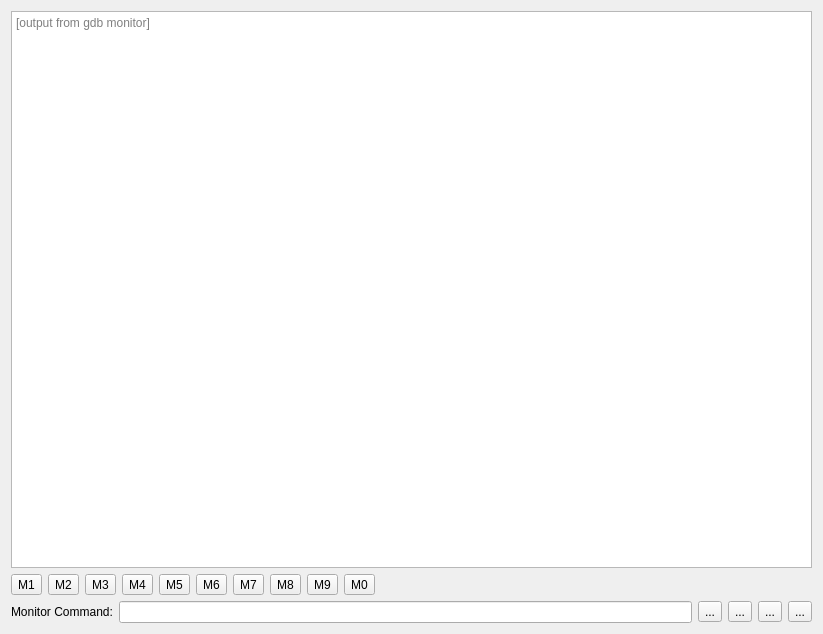
<?xml version="1.0" encoding="UTF-8"?>
<ui version="4.0">
 <class>SeerGdbMonitorWidgetForm</class>
 <widget class="QWidget" name="SeerGdbMonitorWidgetForm">
  <property name="geometry">
   <rect>
    <x>0</x>
    <y>0</y>
    <width>823</width>
    <height>634</height>
   </rect>
  </property>
  <property name="windowTitle">
   <string>Seer - Gdb Monitor</string>
  </property>
  <layout class="QVBoxLayout" name="verticalLayout">
   <item>
    <widget class="QPlainTextEdit" name="textEdit">
     <property name="readOnly">
      <bool>true</bool>
     </property>
     <property name="placeholderText">
      <string>[output from gdb monitor]</string>
     </property>
    </widget>
   </item>
   <item>
    <layout class="QHBoxLayout" name="horizontalLayout">
     <item>
      <widget class="SeerMacroToolButton" name="m1ToolButton">
       <property name="toolTip">
        <string>M1 macro. Click to execute. Hold down to edit.</string>
       </property>
       <property name="text">
        <string>M1</string>
       </property>
       <attribute name="buttonGroup">
        <string notr="true">macroButtonGroup</string>
       </attribute>
      </widget>
     </item>
     <item>
      <widget class="SeerMacroToolButton" name="m2ToolButton">
       <property name="toolTip">
        <string>M2 macro. Click to execute. Hold down to edit.</string>
       </property>
       <property name="text">
        <string>M2</string>
       </property>
       <attribute name="buttonGroup">
        <string notr="true">macroButtonGroup</string>
       </attribute>
      </widget>
     </item>
     <item>
      <widget class="SeerMacroToolButton" name="m3ToolButton">
       <property name="toolTip">
        <string>M3 macro. Click to execute. Hold down to edit.</string>
       </property>
       <property name="text">
        <string>M3</string>
       </property>
       <attribute name="buttonGroup">
        <string notr="true">macroButtonGroup</string>
       </attribute>
      </widget>
     </item>
     <item>
      <widget class="SeerMacroToolButton" name="m4ToolButton">
       <property name="toolTip">
        <string>M4 macro. Click to execute. Hold down to edit.</string>
       </property>
       <property name="text">
        <string>M4</string>
       </property>
       <attribute name="buttonGroup">
        <string notr="true">macroButtonGroup</string>
       </attribute>
      </widget>
     </item>
     <item>
      <widget class="SeerMacroToolButton" name="m5ToolButton">
       <property name="toolTip">
        <string>M5 macro. Click to execute. Hold down to edit.</string>
       </property>
       <property name="text">
        <string>M5</string>
       </property>
       <attribute name="buttonGroup">
        <string notr="true">macroButtonGroup</string>
       </attribute>
      </widget>
     </item>
     <item>
      <widget class="SeerMacroToolButton" name="m6ToolButton">
       <property name="toolTip">
        <string>M6 macro. Click to execute. Hold down to edit.</string>
       </property>
       <property name="text">
        <string>M6</string>
       </property>
       <attribute name="buttonGroup">
        <string notr="true">macroButtonGroup</string>
       </attribute>
      </widget>
     </item>
     <item>
      <widget class="SeerMacroToolButton" name="m7ToolButton">
       <property name="toolTip">
        <string>M7 macro. Click to execute. Hold down to edit.</string>
       </property>
       <property name="text">
        <string>M7</string>
       </property>
       <attribute name="buttonGroup">
        <string notr="true">macroButtonGroup</string>
       </attribute>
      </widget>
     </item>
     <item>
      <widget class="SeerMacroToolButton" name="m8ToolButton">
       <property name="toolTip">
        <string>M8 macro. Click to execute. Hold down to edit.</string>
       </property>
       <property name="text">
        <string>M8</string>
       </property>
       <attribute name="buttonGroup">
        <string notr="true">macroButtonGroup</string>
       </attribute>
      </widget>
     </item>
     <item>
      <widget class="SeerMacroToolButton" name="m9ToolButton">
       <property name="toolTip">
        <string>M9 macro. Click to execute. Hold down to edit.</string>
       </property>
       <property name="text">
        <string>M9</string>
       </property>
       <attribute name="buttonGroup">
        <string notr="true">macroButtonGroup</string>
       </attribute>
      </widget>
     </item>
     <item>
      <widget class="SeerMacroToolButton" name="m0ToolButton">
       <property name="toolTip">
        <string>M0 macro. Click to execute. Hold down to edit.</string>
       </property>
       <property name="text">
        <string>M0</string>
       </property>
       <attribute name="buttonGroup">
        <string notr="true">macroButtonGroup</string>
       </attribute>
      </widget>
     </item>
     <item>
      <spacer name="horizontalSpacer">
       <property name="orientation">
        <enum>Qt::Horizontal</enum>
       </property>
       <property name="sizeHint" stdset="0">
        <size>
         <width>40</width>
         <height>20</height>
        </size>
       </property>
      </spacer>
     </item>
    </layout>
   </item>
   <item>
    <layout class="QHBoxLayout" name="horizontalLayout_2">
     <item>
      <widget class="QLabel" name="monitorCommandLabel">
       <property name="text">
        <string>Monitor Command:</string>
       </property>
      </widget>
     </item>
     <item>
      <widget class="QHistoryLineEdit" name="monitorCommandLineEdit">
       <property name="sizePolicy">
        <sizepolicy hsizetype="Expanding" vsizetype="Fixed">
         <horstretch>100</horstretch>
         <verstretch>0</verstretch>
        </sizepolicy>
       </property>
       <property name="toolTip">
        <string>Enter a GDB monitor command.</string>
       </property>
       <property name="clearButtonEnabled">
        <bool>true</bool>
       </property>
      </widget>
     </item>
     <item>
      <widget class="QToolButton" name="clearToolButton">
       <property name="toolTip">
        <string>Clear monitor output.</string>
       </property>
       <property name="text">
        <string>...</string>
       </property>
       <property name="icon">
        <iconset resource="resource.qrc">
         <normaloff>:/seer/resources/RelaxLightIcons/edit-delete.svg</normaloff>:/seer/resources/RelaxLightIcons/edit-delete.svg</iconset>
       </property>
      </widget>
     </item>
     <item>
      <widget class="QToolButton" name="printToolButton">
       <property name="toolTip">
        <string>Print the monitor contents.</string>
       </property>
       <property name="text">
        <string>...</string>
       </property>
       <property name="icon">
        <iconset resource="resource.qrc">
         <normaloff>:/seer/resources/RelaxLightIcons/document-print.svg</normaloff>:/seer/resources/RelaxLightIcons/document-print.svg</iconset>
       </property>
      </widget>
     </item>
     <item>
      <widget class="QToolButton" name="saveToolButton">
       <property name="toolTip">
        <string>Save the monitor contents.</string>
       </property>
       <property name="text">
        <string>...</string>
       </property>
       <property name="icon">
        <iconset resource="resource.qrc">
         <normaloff>:/seer/resources/RelaxLightIcons/document-save-as.svg</normaloff>:/seer/resources/RelaxLightIcons/document-save-as.svg</iconset>
       </property>
      </widget>
     </item>
     <item>
      <widget class="QToolButton" name="helpToolButton">
       <property name="toolTip">
        <string>Help for the GDB monitor.</string>
       </property>
       <property name="text">
        <string>...</string>
       </property>
       <property name="icon">
        <iconset resource="resource.qrc">
         <normaloff>:/seer/resources/RelaxLightIcons/help-about.svg</normaloff>:/seer/resources/RelaxLightIcons/help-about.svg</iconset>
       </property>
      </widget>
     </item>
    </layout>
   </item>
  </layout>
 </widget>
 <customwidgets>
  <customwidget>
   <class>SeerMacroToolButton</class>
   <extends>QToolButton</extends>
   <header>SeerMacroToolButton.h</header>
  </customwidget>
  <customwidget>
   <class>QHistoryLineEdit</class>
   <extends>QLineEdit</extends>
   <header>QHistoryLineEdit.h</header>
  </customwidget>
 </customwidgets>
 <tabstops>
  <tabstop>monitorCommandLineEdit</tabstop>
  <tabstop>m1ToolButton</tabstop>
  <tabstop>m2ToolButton</tabstop>
  <tabstop>m3ToolButton</tabstop>
  <tabstop>m4ToolButton</tabstop>
  <tabstop>m5ToolButton</tabstop>
  <tabstop>m6ToolButton</tabstop>
  <tabstop>m7ToolButton</tabstop>
  <tabstop>m8ToolButton</tabstop>
  <tabstop>m9ToolButton</tabstop>
  <tabstop>m0ToolButton</tabstop>
  <tabstop>clearToolButton</tabstop>
  <tabstop>printToolButton</tabstop>
  <tabstop>helpToolButton</tabstop>
  <tabstop>textEdit</tabstop>
 </tabstops>
 <resources>
  <include location="resource.qrc"/>
 </resources>
 <connections/>
 <buttongroups>
  <buttongroup name="macroButtonGroup"/>
 </buttongroups>
</ui>
